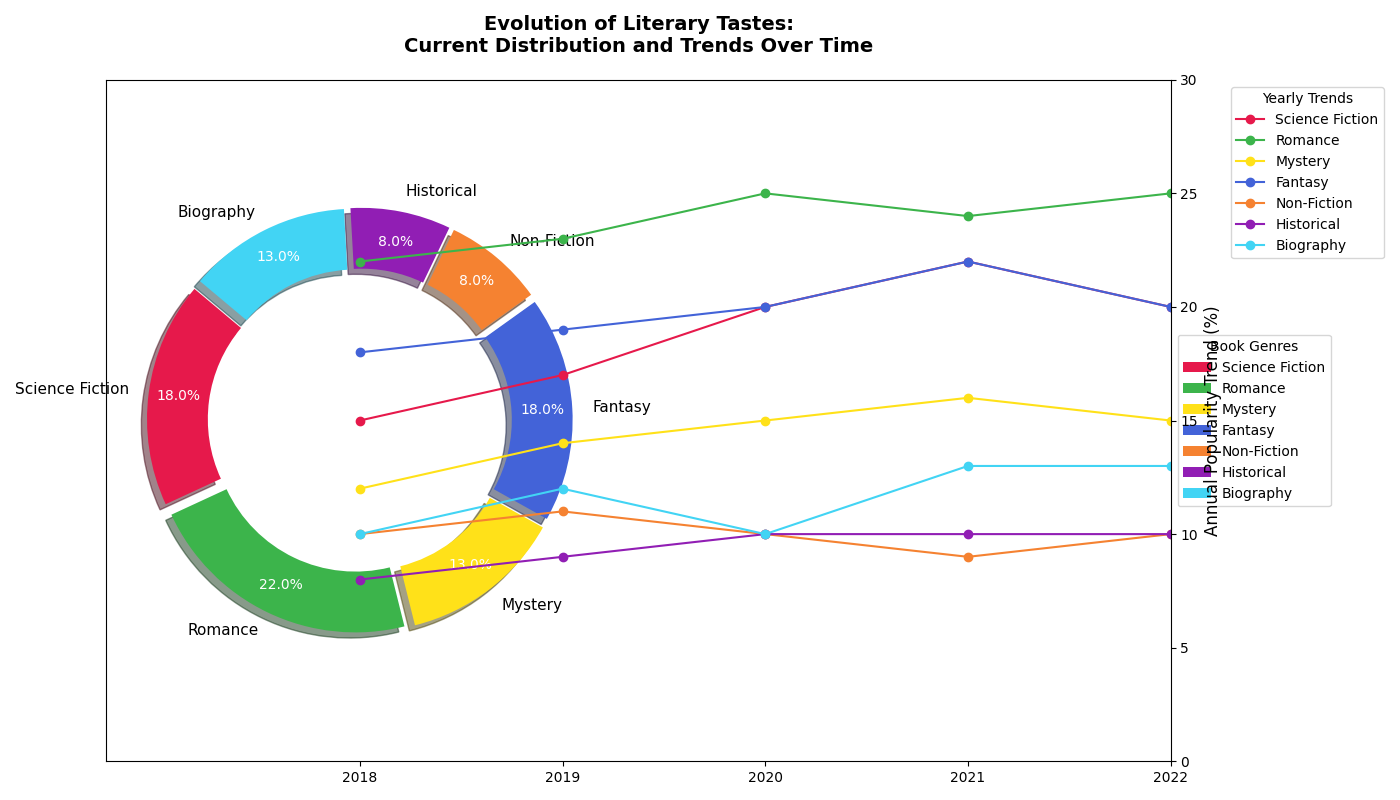

This figure's Python source:
import matplotlib.pyplot as plt
import numpy as np

# Define the genres of books and their corresponding percentages
genres = ['Science Fiction', 'Romance', 'Mystery', 'Fantasy', 'Non-Fiction', 'Historical', 'Biography']
distribution = [18, 22, 13, 18, 8, 8, 13]

# Hypothetical trend data for each genre over recent years
years = ['2018', '2019', '2020', '2021', '2022']
trend_data = {
    'Science Fiction': [15, 17, 20, 22, 20],
    'Romance': [22, 23, 25, 24, 25],
    'Mystery': [12, 14, 15, 16, 15],
    'Fantasy': [18, 19, 20, 22, 20],
    'Non-Fiction': [10, 11, 10, 9, 10],
    'Historical': [8, 9, 10, 10, 10],
    'Biography': [10, 12, 10, 13, 13]
}

# New colors for pie and bars
new_colors = ['#e6194b', '#3cb44b', '#ffe119', '#4363d8', '#f58231', '#911eb4', '#42d4f4']

# Create the figure and axes
fig, ax = plt.subplots(figsize=(14, 8), subplot_kw=dict(aspect="equal"))

# Create the pie chart
wedges, texts, autotexts = ax.pie(
    distribution, labels=genres, colors=new_colors,
    autopct='%1.1f%%', startangle=140, pctdistance=0.85,
    wedgeprops=dict(width=0.3), shadow=True, explode=(0.05,) * len(genres)
)

# Customizing text properties for pie chart
for autotext in autotexts:
    autotext.set_color('white')
    autotext.set_fontsize(10)
for text in texts:
    text.set_fontsize(11)

# Adding a legend for the pie chart
ax.legend(wedges, genres, title="Book Genres", loc="center left", bbox_to_anchor=(1, 0, 0.5, 1))

# Create secondary axes for overlaying a line chart
ax2 = ax.twinx()

# Set up line chart
x = np.arange(len(years))

# Plot lines for each genre
for i, genre in enumerate(genres):
    ax2.plot(x, trend_data[genre], marker='o', linestyle='-', color=new_colors[i], label=genre)

# Customizing the overlay line chart
ax2.set_ylabel('Annual Popularity Trend (%)', fontsize=12)
ax2.set_xticks(x)
ax2.set_xticklabels(years, fontsize=10)
ax2.set_ylim(0, 30)
ax2.legend(title="Yearly Trends", loc="upper left", bbox_to_anchor=(1.05, 1))

# Customize the plot title
plt.title("Evolution of Literary Tastes:\nCurrent Distribution and Trends Over Time", 
          fontsize=14, fontweight='bold', pad=20)

# Adjust layout for readability
plt.tight_layout()

# Display the plot
plt.show()
